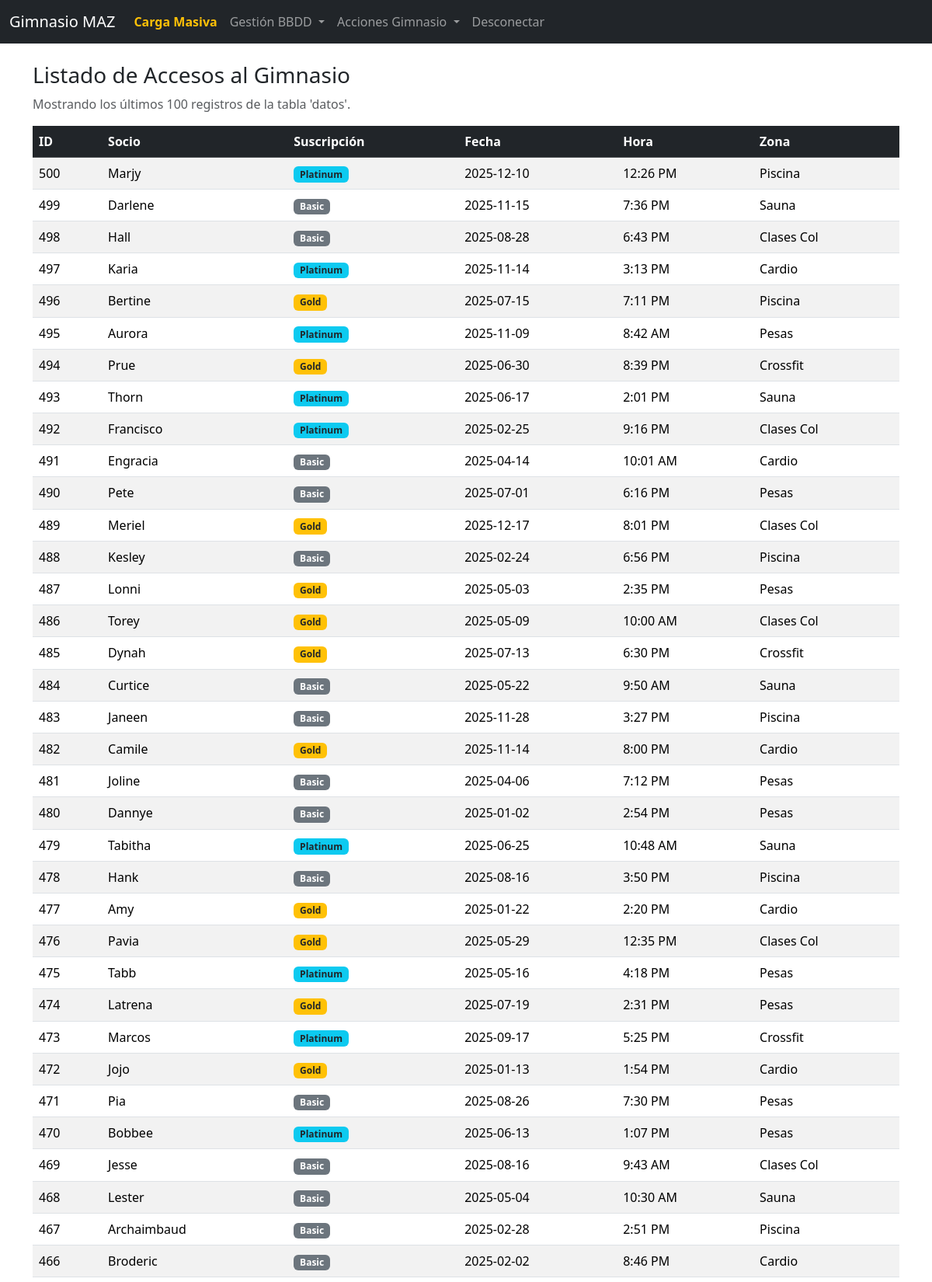
/data_select_all.php (signed in, upper part), run on the app's committed database.
### tables this page shows
create table datos (
	socio_id INT,
	nombre_socio VARCHAR(50),
	tipo_suscripcion VARCHAR(10),
	fecha_acceso DATE,
	hora_entrada VARCHAR(50),
	duracion_minutos INT,
	zona_actividad VARCHAR(10)
);

### data_select_all.php (the view, shortened to what this page needs)
<?php
include 'config_db.php';
$conn = mysqli_connect($servername, $username, $password, $dbname);
$sql = "SELECT socio_id, nombre_socio, tipo_suscripcion, fecha_acceso, zona_actividad, hora_entrada
        FROM datos
        ORDER BY socio_id DESC LIMIT 100";
$result = mysqli_query($conn, $sql);
?>
<!DOCTYPE html>
<html>
<head>
    <link href="https://cdn.jsdelivr.net/npm/bootstrap@5.3.3/dist/css/bootstrap.min.css" rel="stylesheet">
</head>
<body>
<div class="container mt-4">
    <h3>Listado de Accesos al Gimnasio</h3>
    <p class="text-muted">Mostrando los últimos 100 registros de la tabla 'datos'.</p>
    <?php
    if ($result && mysqli_num_rows($result) > 0) {
        echo "<table class=\"table table-striped table-hover\">";
        echo "<thead class='table-dark'>";
        echo "<tr>
                <th>ID</th>
                <th>Socio</th>
                <th>Suscripción</th>
                <th>Fecha</th>
                <th>Hora</th>
                <th>Zona</th>
              </tr>";
        echo "</thead>";
        echo "<tbody>";
        while ($row = mysqli_fetch_assoc($result)) {
            echo "<tr>";
            echo "<td>" . $row["socio_id"] . "</td>";
            echo "<td>" . $row["nombre_socio"] . "</td>";
            $badge = "secondary";
            if($row["tipo_suscripcion"] == 'Gold') $badge = "warning text-dark";
            if($row["tipo_suscripcion"] == 'Platinum') $badge = "info text-dark";
            echo "<td><span class='badge bg-$badge'>" . $row["tipo_suscripcion"] . "</span></td>";
            echo "<td>" . $row["fecha_acceso"] . "</td>";
            echo "<td>" . $row["hora_entrada"] . "</td>";
            echo "<td>" . $row["zona_actividad"] . "</td>";
            echo "</tr>";
        }
        echo "</tbody>";
        echo "</table>";
    } else {
        echo "<div class='alert alert-warning'>No hay datos. Asegúrate de ejecutar la <a href='data_load_sql.php'>Carga Masiva</a> primero.</div>";
    }
    ?>
</div>
</body>
</html>

### data on the page
datos: socio_id "500", nombre_socio "Marjy", tipo_suscripcion "Platinum", fecha_acceso "2025-12-10", hora_entrada "12:26 PM", zona_actividad "Piscina"
datos: socio_id "499", nombre_socio "Darlene", tipo_suscripcion "Basic", fecha_acceso "2025-11-15", hora_entrada "7:36 PM", zona_actividad "Sauna"
datos: socio_id "498", nombre_socio "Hall", tipo_suscripcion "Basic", fecha_acceso "2025-08-28", hora_entrada "6:43 PM", zona_actividad "Clases Col"
datos: socio_id "497", nombre_socio "Karia", tipo_suscripcion "Platinum", fecha_acceso "2025-11-14", hora_entrada "3:13 PM", zona_actividad "Cardio"
datos: socio_id "496", nombre_socio "Bertine", tipo_suscripcion "Gold", fecha_acceso "2025-07-15", hora_entrada "7:11 PM", zona_actividad "Piscina"
datos: socio_id "495", nombre_socio "Aurora", tipo_suscripcion "Platinum", fecha_acceso "2025-11-09", hora_entrada "8:42 AM", zona_actividad "Pesas"
datos: socio_id "494", nombre_socio "Prue", tipo_suscripcion "Gold", fecha_acceso "2025-06-30", hora_entrada "8:39 PM", zona_actividad "Crossfit"
datos: socio_id "493", nombre_socio "Thorn", tipo_suscripcion "Platinum", fecha_acceso "2025-06-17", hora_entrada "2:01 PM", zona_actividad "Sauna"
datos: socio_id "492", nombre_socio "Francisco", tipo_suscripcion "Platinum", fecha_acceso "2025-02-25", hora_entrada "9:16 PM", zona_actividad "Clases Col"
datos: socio_id "491", nombre_socio "Engracia", tipo_suscripcion "Basic", fecha_acceso "2025-04-14", hora_entrada "10:01 AM", zona_actividad "Cardio"
datos: socio_id "490", nombre_socio "Pete", tipo_suscripcion "Basic", fecha_acceso "2025-07-01", hora_entrada "6:16 PM", zona_actividad "Pesas"
datos: socio_id "489", nombre_socio "Meriel", tipo_suscripcion "Gold", fecha_acceso "2025-12-17", hora_entrada "8:01 PM", zona_actividad "Clases Col"
datos: socio_id "488", nombre_socio "Kesley", tipo_suscripcion "Basic", fecha_acceso "2025-02-24", hora_entrada "6:56 PM", zona_actividad "Piscina"
datos: socio_id "487", nombre_socio "Lonni", tipo_suscripcion "Gold", fecha_acceso "2025-05-03", hora_entrada "2:35 PM", zona_actividad "Pesas"
datos: socio_id "486", nombre_socio "Torey", tipo_suscripcion "Gold", fecha_acceso "2025-05-09", hora_entrada "10:00 AM", zona_actividad "Clases Col"
datos: socio_id "485", nombre_socio "Dynah", tipo_suscripcion "Gold", fecha_acceso "2025-07-13", hora_entrada "6:30 PM", zona_actividad "Crossfit"
datos: socio_id "484", nombre_socio "Curtice", tipo_suscripcion "Basic", fecha_acceso "2025-05-22", hora_entrada "9:50 AM", zona_actividad "Sauna"
datos: socio_id "483", nombre_socio "Janeen", tipo_suscripcion "Basic", fecha_acceso "2025-11-28", hora_entrada "3:27 PM", zona_actividad "Piscina"
datos: socio_id "482", nombre_socio "Camile", tipo_suscripcion "Gold", fecha_acceso "2025-11-14", hora_entrada "8:00 PM", zona_actividad "Cardio"
datos: socio_id "481", nombre_socio "Joline", tipo_suscripcion "Basic", fecha_acceso "2025-04-06", hora_entrada "7:12 PM", zona_actividad "Pesas"
datos: socio_id "480", nombre_socio "Dannye", tipo_suscripcion "Basic", fecha_acceso "2025-01-02", hora_entrada "2:54 PM", zona_actividad "Pesas"
datos: socio_id "479", nombre_socio "Tabitha", tipo_suscripcion "Platinum", fecha_acceso "2025-06-25", hora_entrada "10:48 AM", zona_actividad "Sauna"
datos: socio_id "478", nombre_socio "Hank", tipo_suscripcion "Basic", fecha_acceso "2025-08-16", hora_entrada "3:50 PM", zona_actividad "Piscina"
datos: socio_id "477", nombre_socio "Amy", tipo_suscripcion "Gold", fecha_acceso "2025-01-22", hora_entrada "2:20 PM", zona_actividad "Cardio"
datos: socio_id "476", nombre_socio "Pavia", tipo_suscripcion "Gold", fecha_acceso "2025-05-29", hora_entrada "12:35 PM", zona_actividad "Clases Col"
datos: socio_id "475", nombre_socio "Tabb", tipo_suscripcion "Platinum", fecha_acceso "2025-05-16", hora_entrada "4:18 PM", zona_actividad "Pesas"
datos: socio_id "474", nombre_socio "Latrena", tipo_suscripcion "Gold", fecha_acceso "2025-07-19", hora_entrada "2:31 PM", zona_actividad "Pesas"
datos: socio_id "473", nombre_socio "Marcos", tipo_suscripcion "Platinum", fecha_acceso "2025-09-17", hora_entrada "5:25 PM", zona_actividad "Crossfit"
datos: socio_id "472", nombre_socio "Jojo", tipo_suscripcion "Gold", fecha_acceso "2025-01-13", hora_entrada "1:54 PM", zona_actividad "Cardio"
datos: socio_id "471", nombre_socio "Pia", tipo_suscripcion "Basic", fecha_acceso "2025-08-26", hora_entrada "7:30 PM", zona_actividad "Pesas"
datos: socio_id "470", nombre_socio "Bobbee", tipo_suscripcion "Platinum", fecha_acceso "2025-06-13", hora_entrada "1:07 PM", zona_actividad "Pesas"
datos: socio_id "469", nombre_socio "Jesse", tipo_suscripcion "Basic", fecha_acceso "2025-08-16", hora_entrada "9:43 AM", zona_actividad "Clases Col"
datos: socio_id "468", nombre_socio "Lester", tipo_suscripcion "Basic", fecha_acceso "2025-05-04", hora_entrada "10:30 AM", zona_actividad "Sauna"
datos: socio_id "467", nombre_socio "Archaimbaud", tipo_suscripcion "Basic", fecha_acceso "2025-02-28", hora_entrada "2:51 PM", zona_actividad "Piscina"
datos: socio_id "466", nombre_socio "Broderic", tipo_suscripcion "Basic", fecha_acceso "2025-02-02", hora_entrada "8:46 PM", zona_actividad "Cardio"
